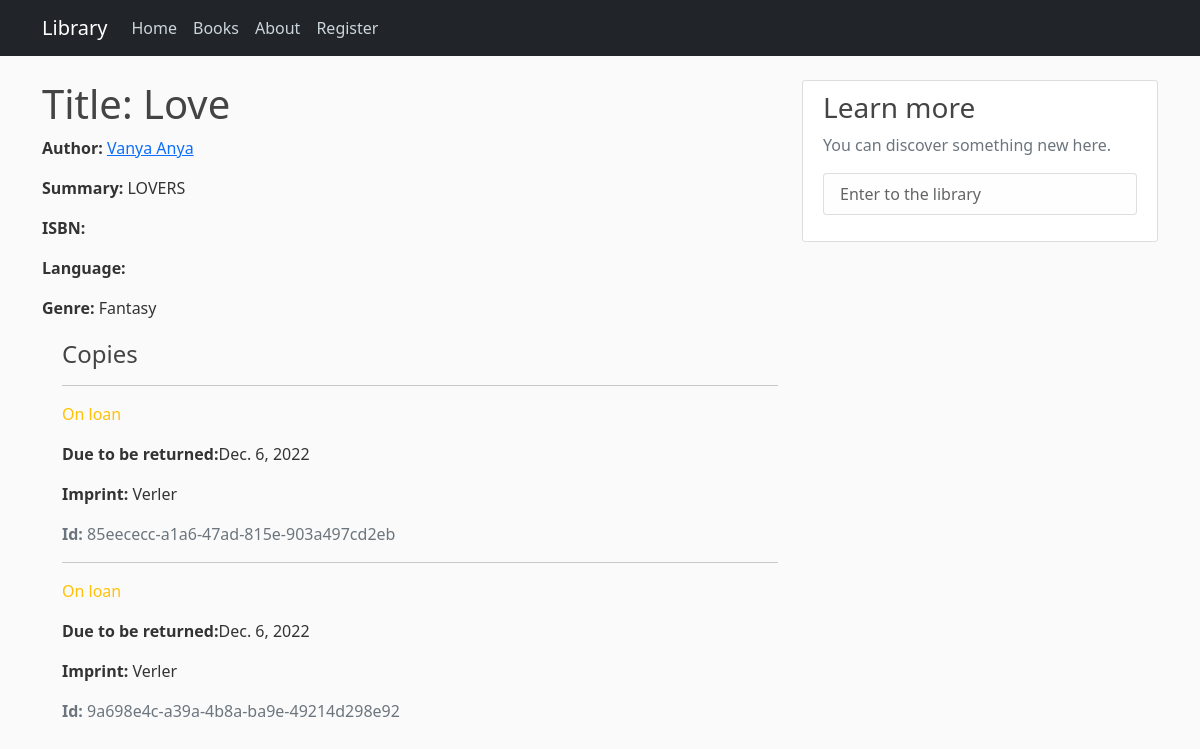
Page /library/books/book/2/ on the committed database.
### library/models.py (models this page shows, shortened)
class Book(models.Model):
    title = models.CharField(max_length=100)
    author = models.CharField(max_length=100)
    description = models.TextField()
    genre = models.ManyToManyField(Genre)

class Genre(models.Model):
    name = models.CharField(max_length=200)
    def __str__(self):
        return self.name

class BookIns(models.Model):
    id = models.UUIDField(primary_key=True, default=uuid.uuid4)
    book = models.ForeignKey(Book, on_delete=models.SET_NULL, null=True)
    imprint = models.CharField(max_length=200)
    due_back = models.DateField(null=True, blank=True)
    renter = models.ForeignKey(User, on_delete=models.SET_NULL, null=True, blank=True)
    STATUS = (
        ('m', 'Maintenance'),
        ('o', 'On loan'),
        ('a', 'Available'),
        ('r', 'Reserved'),
    )
    status = models.CharField(max_length=1, choices=STATUS, blank=True, default='m')
    class Meta:
        ordering = ["status"]
        permissions = (('can_ever', 'Add main perms'),)

### library/views.py (the view)
# urls.py: path('books/book/<int:pk>/', views.BookDetailView.as_view(), name="book-detail"),
class BookDetailView(DetailView):
	model = Book
	template_name = "library/book-detail.html"

### library/templates/library/book-detail.html (shortened to what this page needs)
{% extends "library/base.html"  %}
	{% block content %}
		<h1>Title: {{ book.title }}</h1>
  		<p><strong>Author:</strong> <a href="">{{ book.author }}</a></p>
  		<p><strong>Summary:</strong> {{ book.description }}</p>
  		<p><strong>ISBN:</strong> {{ book.isbn }}</p>
  		<p><strong>Language:</strong> {{ book.language }}</p>
  		<p><strong>Genre:</strong> {% for genre in book.genre.all %} {{ genre }}{% if not forloop.last %}, {% endif %}{% endfor %}</p>
  		<div style="margin-left:20px;margin-top:20px">
    		<h4>Copies</h4>
    		{% for copy in book.bookins_set.all %}
    			<hr>
    			<p class="{% if copy.status == 'a' %}text-success{% elif copy.status == 'd' %}text-danger{% else %}text-warning{% endif %}">{{ copy.get_status_display }}</p>
    			{% if copy.status != 'a' %}<p><strong>Due to be returned:</strong>{{ copy.due_back }}</p>{% endif %}
				<p><strong>Imprint:</strong> {{ copy.imprint }}</p>
				<p class="text-muted"><strong>Id:</strong> {{ copy.id }}</p>
    		{% endfor %}
  		</div>
	{% endblock content %}

### library/static/library/css/main.css (style rules this page uses)
body { background: #fafafa; color: #333333; margin-top: 5rem; }
h1, h2, h3, h4, h5, h6 { color: #444444; }

### rows in the picture
Book: title "Love", author "Vanya Anya", description "LOVERS"
Genre: name "Fantasy"
BookIns: status "On loan", due_back "Dec. 6, 2022", imprint "Verler", id "85eececc-a1a6-47ad-815e-903a497cd2eb"
BookIns: status "On loan", due_back "Dec. 6, 2022", imprint "Verler", id "9a698e4c-a39a-4b8a-ba9e-49214d298e92"
